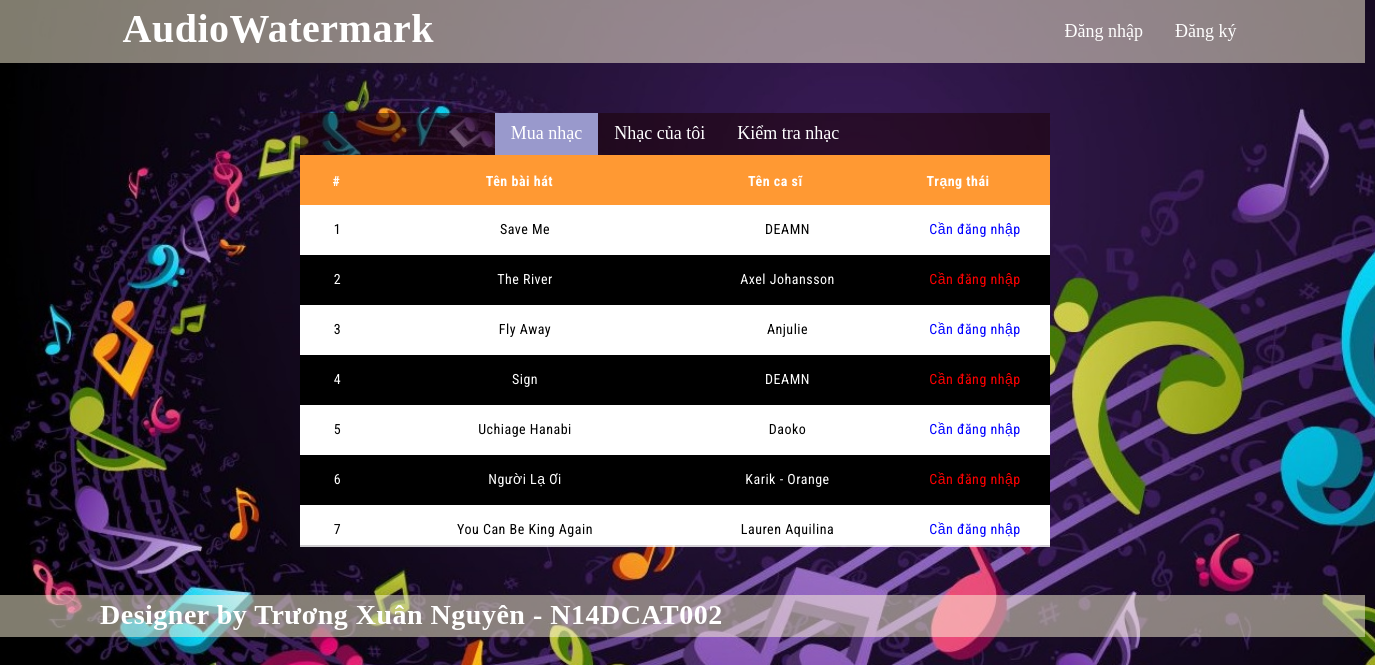
The page / on the database its author committed.
### tables this page shows
CREATE TABLE `multimedia` (
  `stt` int(11) NOT NULL,
  `id` varchar(64) NOT NULL,
  `parentid` varchar(64) NOT NULL,
  `song` varchar(256) DEFAULT NULL,
  `singer` varchar(256) DEFAULT NULL,
  `url` varchar(256) DEFAULT NULL,
  `owner` varchar(32) NOT NULL
);

### index.php (the view, shortened to what this page needs)
<!DOCTYPE html>
<html>
	<?php
		include "connectdb.php";
		$qr = $conn->prepare("select id, song, singer from multimedia where owner = 'admin' order by stt desc;");
		$qr->execute();
		$rs_allsongs = $qr->fetchAll();
	?>
	<head>
		<link rel="stylesheet" href="https://maxcdn.bootstrapcdn.com/bootstrap/3.3.7/css/bootstrap.min.css" />
		<link rel="stylesheet" href="https://cdnjs.cloudflare.com/ajax/libs/font-awesome/4.7.0/css/font-awesome.min.css" />
		<link rel="stylesheet" href="style.css?ts=<?=time()?>" />
	</head>
	<body>
		<div id="header">
		    <div class="container">
				<div class="header-title">
					<span class="header-brand"><?php echo "AudioWatermark"; ?></span>
				</div>
				<div class="right">
					<?php
						if (isset($_SESSION['user'])){
							echo "<form action=\"\" method=\"post\">
								<div id=\"logged-in\">
									<a href=\"logout.php\"><img src=\"img/log_out.png\" title=\"Thoát\" class=\"logout\" ></a>
									<span class=\"username\" style=\"font-weight: bold; font-size: 18px; font-family: 'Snell Roundhand', cursive;\">Xin chào, " . $_SESSION['user'] . "</span>
								</div></form>";
						}
						else{
							echo "<div id=\"no-login\">
									<button class=\"btnUser\" onclick=\"document.getElementById('login').style.display='block'; document.getElementById('signinSuccess').style.display='none'; document.getElementById('loginFail').style.display = 'none'; document.getElementById('loginForm').className = 'modal-content-login animate';\" style=\"width:auto;\">Đăng nhập</button>
									<button class=\"btnUser\" onclick=\"document.getElementById('signin').style.display='block'; document.getElementById('signinFail').style.display='none'; document.getElementById('signinForm').className = 'modal-content-signin animate';\" style=\"width:auto;\">Đăng ký</button>
								</div>";
						}
					?>
				</div>
		    </div>
		</div>
		<div id="middle">
			<div id="viewContent">
				<button id="btnShowBuySong" class="btnViewContent" style="width:auto;">Mua nhạc</button>
				<button id="btnShowMySongs" class="btnViewContent" style="width:auto;">Nhạc của tôi</button>
				<button id="btnShowCheckSign" class="btnViewContent" style="width:auto;">Kiểm tra nhạc</button>
			</div>
			<div id="content">
				<table id="tableBuySong">
					<thead>
						<tr>
							<th style="padding-top: 10px; width: 10%">#</th>
							<th style="padding-top: 10px; width: 40%">Tên bài hát</th>
							<th style="padding-top: 10px; width: 30%">Tên ca sĩ</th>
							<th style="padding-top: 10px; width: 20%">Trạng thái</th>
						</tr>
					</thead>
					<tbody>
						<?php
							$i = 1;
							foreach ($rs_allsongs as $key => $value) {
								echo "<tr class=\"" . ($i % 2 ? "odd" : "even") . "\">
										<td style=\"width: 10%\">" . $i . "</td>
										<td style=\"width: 40%\">" . $value['song'] . "</td>
										<td style=\"width: 30%\">" . $value['singer'] . "</td>
										<td style=\"width: 20%\">";
								if (isset($_SESSION['user'])){
									$qr = $conn->prepare("select id from multimedia where owner = '" . $_SESSION['user'] .  "' and parentid = '" . $value['id'] . "' limit 1;");
									$qr->execute();
									$rs_isLicenced = $qr->fetch();
									if ($rs_isLicenced['id'] == ""){
										echo "<button id=\"" . $value['id'] . "\" class=\"btnBuySong\">Mua nhạc</button>";
									}
									else{
										echo "<button disabled=\"true\">Đã mua</button>";
									}
								}
								else{
									echo "<span style=\"color: " . ($i % 2 ? "blue" : "red") . "\">Cần đăng nhập</span>";
								}
								echo "	</td>
									</tr>";
								$i++;
							}
						?>
					</tbody>
				</table>
			</div>
		</div>
		<div id="footer">
			<span class="footer-title"><?php echo "Designer by Trương Xuân Nguyên - N14DCAT002"; ?></span>
		</div>
	</body>
</html>

### style.css (style rules this page uses)
html, body { height: 100%; width: 97.5em; font-family: 'Roboto Condensed', sans-serif; font-size:14px; color: #333; letter-spacing: 0.5px; }
* { margin: 0; padding: 0 }
body { background: url("img/music.jpg") fixed no-repeat; background-size: cover; }
#header { z-index: 1001; width: 97.5em; height: 4.5em; background: rgba(255,248,220,0.5); background-size: cover; background-repeat: none; border: none; }
#footer { z-index: 1001; width: 97.5em; height: 3em; margin-top: 30px; background: rgba(255,248,220,0.5); background-size: cover; background-repeat: none; border: none; }
#footer .footer-title { height: 100%; margin: 0px; padding: 0px; padding-left: 100px; font-family: 'Brush Script MT', cursive; font-size: 28px; font-weight: 600; color: #fff; white-space: nowrap; }
#header .container { height: 100%; }
#header .header-title { float: left; height: 100%; margin: 0px; padding: 0px; }
#header .header-brand { height: 100%; margin: 0px; margin-top: 18px; padding: 0px; padding-left: 10px; font-family: 'Brush Script MT', cursive; font-size: 40px; font-weight: 600; color: #fff; white-space: nowrap; }
#header .right { float: right }
.btnUser { list-style-type: none; background-color: transparent; float: left; display: block; color: white; padding: 19px 16px; border: none; cursor: pointer; outline: none; font-family: "Times New Roman", Times, serif; font-size: 18px }
#middle { width: 97.5em; height: 32.3em; z-index: 1001 }
#content { z-index: 1001; margin-top: 0px; margin-left: 300px; width: 750px; height: 28em; background-color: rgba(255, 255, 255, 0.8); overflow: hidden; }
#viewContent { z-index: 1001; margin-top: 50px; margin-left: 300px; width: 750px; height: 3em; background-color: rgba(26, 0, 0, 0.5); overflow: hidden; display: flex; align-items: center; justify-content: center; }
.btnViewContent { list-style-type: none; background-color: transparent; float: left; display: block; color: white; padding: 19px 16px; border: none; cursor: pointer; outline: none; font-family: "Times New Roman", Times, serif; font-size: 18px }
.btnClicked { list-style-type: none; background-color: #9999CC; float: left; display: block; color: white; padding: 19px 16px; border: none; cursor: pointer; outline: none; font-family: "Times New Roman", Times, serif; font-size: 18px }
table { width: 100%; }
table thead, tr { width: 100%; }
table tbody { width: 100%; height: 340px; overflow-y: scroll; overflow-x: hidden }
table thead tr { width: 97.5%; }
table thead, tbody, tr, td, th { display: inline-block; }
table thead { background: #FF9933; color: white; }
table tbody td, table thead > tr> th { float: left; border-bottom-width: 0; }
table tbody>tr>td, tbody>tr>th, thead>tr>th { padding: 8px; height: 50px; text-align: center; line-height: 32px; }
.odd { background: white; color: black; }
.even { background: black; color: white; }

### rows shown on the page
multimedia: song "Save Me", singer "DEAMN"
multimedia: song "The River", singer "Axel Johansson"
multimedia: song "Fly Away", singer "Anjulie"
multimedia: song "Sign", singer "DEAMN"
multimedia: song "Uchiage Hanabi", singer "Daoko"
multimedia: song "Người Lạ Ơi", singer "Karik - Orange"
multimedia: song "You Can Be King Again", singer "Lauren Aquilina"
